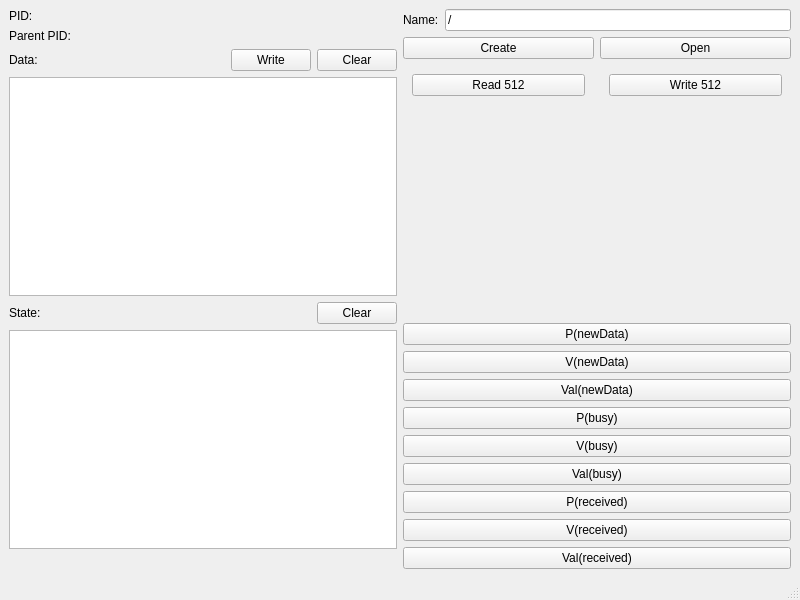
<?xml version="1.0" encoding="UTF-8"?>
<ui version="4.0">
 <class>MainWindow</class>
 <widget class="QMainWindow" name="MainWindow">
  <property name="geometry">
   <rect>
    <x>0</x>
    <y>0</y>
    <width>800</width>
    <height>600</height>
   </rect>
  </property>
  <property name="windowTitle">
   <string>Message Queue</string>
  </property>
  <widget class="QWidget" name="centralwidget">
   <layout class="QHBoxLayout" name="horizontalLayout_8">
    <item>
     <layout class="QVBoxLayout" name="verticalLayout_3">
      <item>
       <widget class="QLabel" name="PIDLabel">
        <property name="text">
         <string>PID: </string>
        </property>
       </widget>
      </item>
      <item>
       <widget class="QLabel" name="parentPIDLabel">
        <property name="text">
         <string>Parent PID: </string>
        </property>
       </widget>
      </item>
      <item>
       <layout class="QHBoxLayout" name="horizontalLayout_2">
        <item>
         <widget class="QLabel" name="label_2">
          <property name="text">
           <string>Data:</string>
          </property>
         </widget>
        </item>
        <item>
         <spacer name="horizontalSpacer">
          <property name="orientation">
           <enum>Qt::Horizontal</enum>
          </property>
          <property name="sizeHint" stdset="0">
           <size>
            <width>40</width>
            <height>20</height>
           </size>
          </property>
         </spacer>
        </item>
        <item>
         <widget class="QPushButton" name="writeButton">
          <property name="text">
           <string>Write</string>
          </property>
         </widget>
        </item>
        <item>
         <widget class="QPushButton" name="clearDataButton">
          <property name="text">
           <string>Clear</string>
          </property>
         </widget>
        </item>
       </layout>
      </item>
      <item>
       <widget class="QPlainTextEdit" name="dataEdit"/>
      </item>
      <item>
       <layout class="QHBoxLayout" name="horizontalLayout_3">
        <item>
         <widget class="QLabel" name="label_3">
          <property name="text">
           <string>State:</string>
          </property>
         </widget>
        </item>
        <item>
         <spacer name="horizontalSpacer_2">
          <property name="orientation">
           <enum>Qt::Horizontal</enum>
          </property>
          <property name="sizeHint" stdset="0">
           <size>
            <width>40</width>
            <height>20</height>
           </size>
          </property>
         </spacer>
        </item>
        <item>
         <widget class="QPushButton" name="clearStateButton">
          <property name="text">
           <string>Clear</string>
          </property>
         </widget>
        </item>
       </layout>
      </item>
      <item>
       <widget class="QPlainTextEdit" name="stateEdit">
        <property name="readOnly">
         <bool>true</bool>
        </property>
       </widget>
      </item>
      <item>
       <widget class="QLabel" name="runningLabel">
        <property name="text">
         <string/>
        </property>
       </widget>
      </item>
     </layout>
    </item>
    <item>
     <layout class="QVBoxLayout" name="verticalLayout_4">
      <item>
       <layout class="QHBoxLayout" name="horizontalLayout_7">
        <item>
         <widget class="QLabel" name="label_5">
          <property name="text">
           <string>Name:</string>
          </property>
         </widget>
        </item>
        <item>
         <widget class="QLineEdit" name="nameEdit">
          <property name="text">
           <string>/</string>
          </property>
         </widget>
        </item>
       </layout>
      </item>
      <item>
       <layout class="QHBoxLayout" name="horizontalLayout_6">
        <item>
         <widget class="QPushButton" name="createButton">
          <property name="text">
           <string>Create</string>
          </property>
         </widget>
        </item>
        <item>
         <widget class="QPushButton" name="openButton">
          <property name="text">
           <string>Open</string>
          </property>
         </widget>
        </item>
       </layout>
      </item>
      <item>
       <layout class="QHBoxLayout" name="horizontalLayout_5">
        <item>
         <widget class="QWidget" name="readWidget" native="true">
          <layout class="QVBoxLayout" name="verticalLayout">
           <item>
            <widget class="QPushButton" name="read512Button">
             <property name="text">
              <string>Read 512</string>
             </property>
            </widget>
           </item>
          </layout>
         </widget>
        </item>
        <item>
         <widget class="QWidget" name="writeWidget" native="true">
          <layout class="QVBoxLayout" name="verticalLayout_2">
           <item>
            <widget class="QPushButton" name="write512Button">
             <property name="text">
              <string>Write 512</string>
             </property>
            </widget>
           </item>
          </layout>
         </widget>
        </item>
       </layout>
      </item>
      <item>
       <spacer name="verticalSpacer">
        <property name="orientation">
         <enum>Qt::Vertical</enum>
        </property>
        <property name="sizeHint" stdset="0">
         <size>
          <width>20</width>
          <height>40</height>
         </size>
        </property>
       </spacer>
      </item>
      <item>
       <widget class="QPushButton" name="newData_PButton">
        <property name="text">
         <string>P(newData)</string>
        </property>
       </widget>
      </item>
      <item>
       <widget class="QPushButton" name="newData_VButton">
        <property name="text">
         <string>V(newData)</string>
        </property>
       </widget>
      </item>
      <item>
       <widget class="QPushButton" name="newData_valButton">
        <property name="text">
         <string>Val(newData)</string>
        </property>
       </widget>
      </item>
      <item>
       <widget class="QPushButton" name="busy_PButton">
        <property name="text">
         <string>P(busy)</string>
        </property>
       </widget>
      </item>
      <item>
       <widget class="QPushButton" name="busy_VButton">
        <property name="text">
         <string>V(busy)</string>
        </property>
       </widget>
      </item>
      <item>
       <widget class="QPushButton" name="busy_valButton">
        <property name="text">
         <string>Val(busy)</string>
        </property>
       </widget>
      </item>
      <item>
       <widget class="QPushButton" name="received_PButton">
        <property name="text">
         <string>P(received)</string>
        </property>
       </widget>
      </item>
      <item>
       <widget class="QPushButton" name="received_VButton">
        <property name="text">
         <string>V(received)</string>
        </property>
       </widget>
      </item>
      <item>
       <widget class="QPushButton" name="received_valButton">
        <property name="text">
         <string>Val(received)</string>
        </property>
       </widget>
      </item>
     </layout>
    </item>
   </layout>
  </widget>
  <widget class="QMenuBar" name="menubar">
   <property name="geometry">
    <rect>
     <x>0</x>
     <y>0</y>
     <width>800</width>
     <height>23</height>
    </rect>
   </property>
  </widget>
  <widget class="QStatusBar" name="statusbar"/>
 </widget>
 <resources/>
 <connections/>
</ui>
